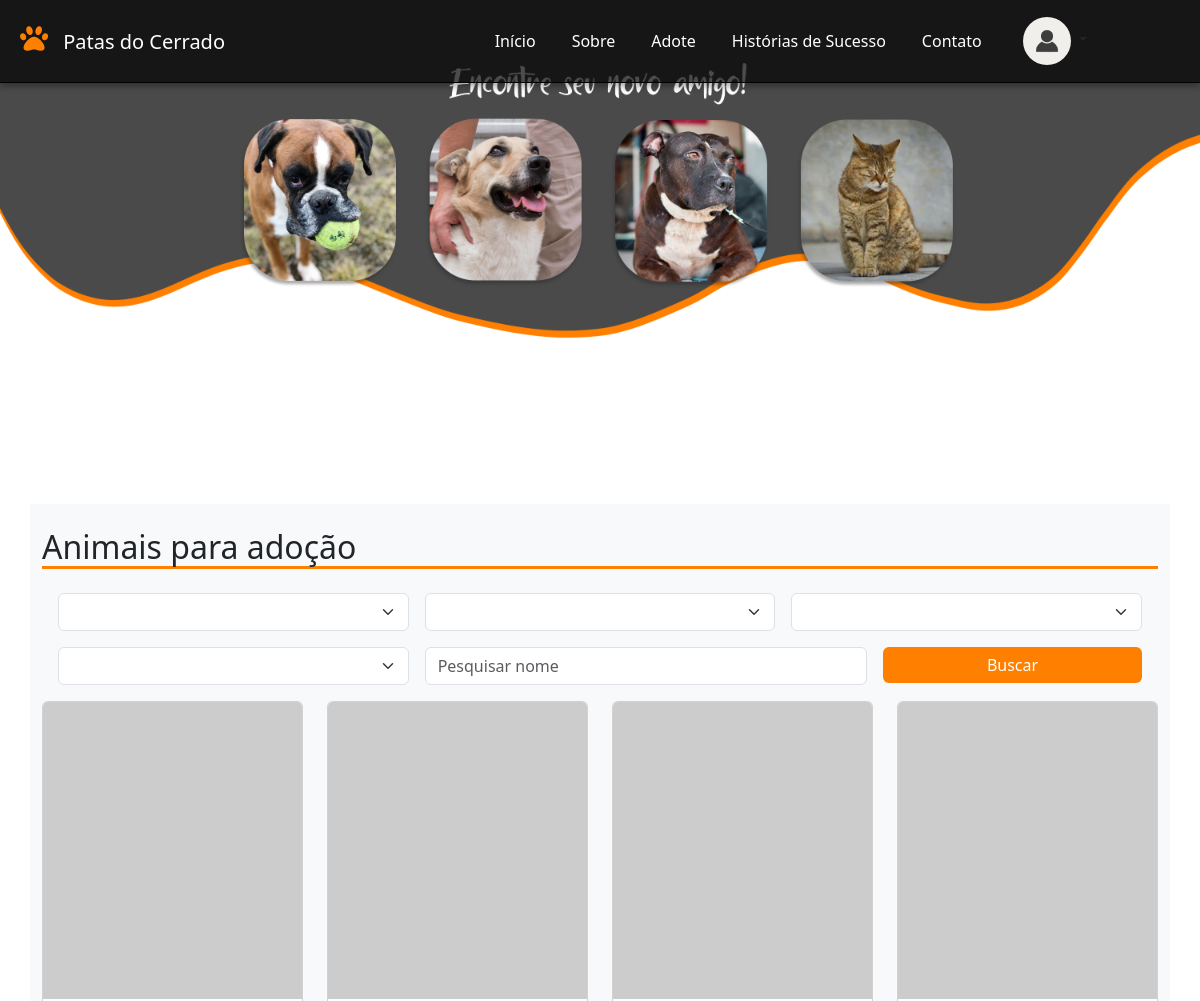
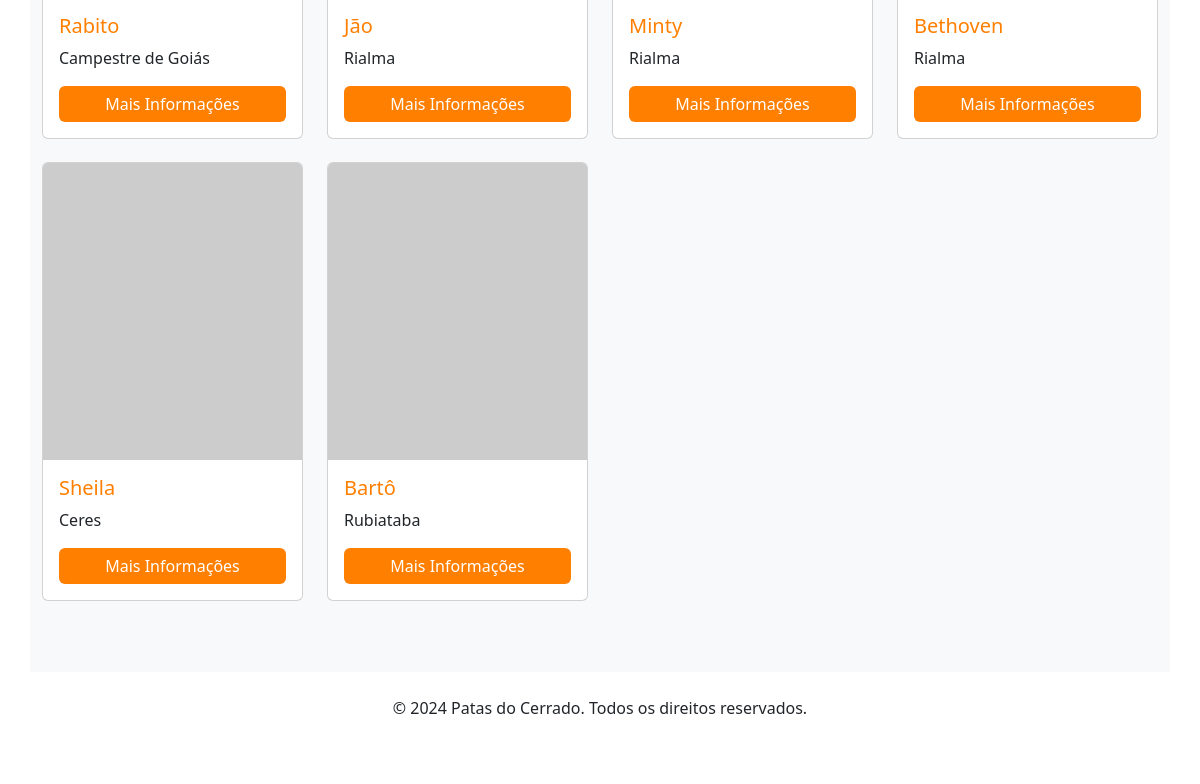
The page /AnimaisAdotar (signed in) on the database its author committed (2 pictures, top to bottom).
### tables this page shows
CREATE TABLE IF NOT EXISTS `animal` (
    `ID` INT NOT NULL AUTO_INCREMENT,
    `nome` VARCHAR(100) NOT NULL,
    `foto` BLOB NULL,
    `descricao` VARCHAR(200) NULL,
    `usuario_ID` INT NOT NULL,
    `cidade_ID` INT NOT NULL,
    `porte_ID` INT NOT NULL,
    `idade_ID` INT NOT NULL,
    `especie_ID` INT NOT NULL,
    `genero_ID` INT NOT NULL,
    `animalcol` VARCHAR(45) NULL,
    `statusAdocao_ID` INT NOT NULL,
    PRIMARY KEY (`ID`),
    CONSTRAINT `fk_animal_usuario1`
        FOREIGN KEY (`usuario_ID`)
        REFERENCES `usuario` (`ID`)
        ON DELETE NO ACTION
        ON UPDATE NO ACTION,
	CONSTRAINT `fk_animal_cidade`
        FOREIGN KEY (`cidade_ID`)
        REFERENCES `cidade` (`ID`)
        ON DELETE NO ACTION
        ON UPDATE NO ACTION,
    CONSTRAINT `fk_animal_porte1`
        FOREIGN KEY (`porte_ID`)
        REFERENCES `porte` (`ID`)
        ON DELETE NO ACTION
        ON UPDATE NO ACTION,
    CONSTRAINT `fk_animal_idade1`
        FOREIGN KEY (`idade_ID`)
        REFERENCES `idade` (`ID`)
        ON DELETE NO ACTION
        ON UPDATE NO ACTION,
    CONSTRAINT `fk_animal_especie1`
        FOREIGN KEY (`especie_ID`)
        REFERENCES `especie` (`ID`)
        ON DELETE NO ACTION
        ON UPDATE NO ACTION,
    CONSTRAINT `fk_animal_genero1`
        FOREIGN KEY (`genero_ID`)
        REFERENCES `genero` (`ID`)
        ON DELETE NO ACTION
        ON UPDATE NO ACTION,
    CONSTRAINT `fk_animal_statusAdoção1`
        FOREIGN KEY (`statusAdocao_ID`)
        REFERENCES `statusAdocao` (`ID`)
        ON DELETE NO ACTION
        ON UPDATE NO ACTION);

CREATE TABLE IF NOT EXISTS `cidade` (
	`ID` INT NOT NULL AUTO_INCREMENT,
	`nome` VARCHAR(100) NOT NULL,
	PRIMARY KEY (`ID`));

### Controller/AnimaisAdotar.php (called while the page is built, shortened)
<?php
    class AnimaisAdotar extends Controller{
        public function index(){
            $animais = new Animal();
            $form = new Formulario();
            $data['especies'] = $form->listarTabela('especie');
            $data['generos'] = $form->listarTabela('genero');
            $data['portes'] = $form->listarTabela('porte');
            $data['cidades'] = $form->listarTabela('cidade');
            $join = "cidade ON animal.cidade_ID = cidade.ID";
            $order = "animal.ID DESC";
            $fields = "animal.ID, animal.nome AS 'animalNome', cidade.nome AS 'cidadeNome'";
            $where['animal.statusAdocao_ID'] = "statusAdocao_ID = 1";
            $where = implode(" AND ", $where);
            $data['animais'] = $animais->select($join, $where, $order, null, $fields);
            $this->view('animaisadotar', $data);
        }
    }

### Core/App.php (called while the page is built, shortened)
<?php
    class App{
        private $method = "index";
        private function separarURL(){
            $URL = $_GET['url'] ?? 'home';
            $URL = explode("/", trim($URL, "/"));
            return $URL;
        }
        public function carregarController(){
            $URL = $this->separarURL();
            $controller = new $this->controller;
            call_user_func_array([$controller, $this->method], $URL);
        }
    }

### index.php (called while the page is built, shortened)
<?php
    $app = new App;
    $app->carregarController();

### Core/Database.php (called while the page is built, shortened)
<?php
    Trait Database{
        private $connection;
        private function connect(){
            try{
                $db = "mysql:hostname=".DB_host.";dbname=".DB_name;
                $this->connection = new PDO($db, DB_user, DB_password);
                $this->connection->setAttribute(PDO::ATTR_ERRMODE,PDO::ERRMODE_EXCEPTION);
              }catch(PDOException $e){
                die('ERROR: '.$e->getMessage());
              }
        }
        public function query($query, $data = []){
                $stm = $this->connection->prepare($query);
                $check = $stm->execute($data);
                if($check){
                    $result = $stm->fetchAll(PDO::FETCH_OBJ);
                    if(is_array($result) && count($result)){
                        return $result;
                    }
                }
                return [];
        }
    }

### Core/Model.php (called while the page is built, shortened)
<?php
    class Model{
        protected $table;
        public function select($join = null, $where = null, $order = null, $limit = null,$fields = '*'){
            @$join = strlen($join) ? 'INNER JOIN '.$join : '';
            @$where = strlen($where) ? 'WHERE '.$where : '';
            @$order = strlen($order) ? 'ORDER BY '.$order : '';
            @$limit = strlen($limit) ? 'LIMIT '.$limit : '';
            $query = 'SELECT '.$fields.' FROM '.$this->table.' '.$join.' '.$where.' '.$order.' '.$limit;
            return $this->query($query);
        }
    }

### View/animaisadotar.view.php (the view, shortened to what this page needs)
<!DOCTYPE html>
    <html lang="en">
        <head>
            <link href="assets/css/bootstrap/css/bootstrap.min.css" rel="stylesheet">
            <link href="https://cdnjs.cloudflare.com/ajax/libs/font-awesome/5.15.4/css/all.min.css" rel="stylesheet">
            <link href="assets/css/dropdown.css" rel="stylesheet">
        </head>
        <body>
            <?php
                if(!empty($_SESSION['USUARIO'])){
                    include ("View/header/navLogado.php");
                }else{
                    include ("View/header/nav.php");
                }
            ?>
            <div>
                <br><br><br><br><br><br><br><br><br><br><br><br><br><br><br><br><br><br><br><br><br>
            </div>
            <div class="container pt-4 pb-5 bg-light">
                <h2>
                    Animais para adoção
                </h2>
                <div class="container-fluid p-3">
                    <div class="row">
                        <form id="animaisAdotarForm" class="d-flex center" method="POST">
                            <div class="row g-3">
                                <div class="form-group col-4">
                                    <select class="form-select" id="especie_ID" name="especie_ID" form="animaisAdotarForm">
                                    </select>
                                </div>
                                <div class="form-group col-4">
                                    <select class="form-select" id="genero_ID" name="genero_ID" form="animaisAdotarForm">
                                    </select>
                                </div>
                                <div class="form-group col-4">
                                    <select class="form-select" id="porte_ID" name="porte_ID" form="animaisAdotarForm">
                                    </select>
                                </div>
                                <div class="form-group col-4">
                                    <select class="form-select" id="cidade_ID" name="cidade_ID" form="animaisAdotarForm">
                                    </select>
                                </div>
                                <div class="form-group col-5">
                                    <input form="animaisAdotarForm" class="form-control" name="pesquisa" id="pesquisa" type="search" value="" placeholder="Pesquisar nome" aria-label="Search">
                                </div>
                                <div class="col-3">
                                    <button class="btn btn-primary col-12" type="submit">Buscar</button>
                                </div>
                            </div>
                        </form>
                    </div>
                </div>
                <div class="row">
                    <?php
                        if(!empty($animais)){
                            foreach($animais as $x){
                            ?>
                                <div class="col-sm-12 col-md-6 col-lg-3">
                                    <div class="card" style="width: 100%">
                                        <img src="https://via.placeholder.com/400x300" class="card-img-top" alt="Pet 1">
                                        <div class="card-body">
                                            <h5 class="card-title">
                                                <?php
                                                    echo $x->animalNome;
                                                ?>
                                            </h5>
                                            <p class="card-text">
                                                <?php
                                                    echo $x->cidadeNome;
                                                ?>
                                            </p>
                                            <a href="adopt?pet=rex" class="btn btn-primary">Mais Informações</a>
                                        </div>
                                    </div>
                                </div>
                            <?php
                            }
                        }else{
                            ?>
                                <h4>Não há animais cadastrados</h4>
                            <?php
                        }
                    ?>
                </div>
            </div>
            <footer class="footer py-4 mt-auto">
                <div class="container text-center">
                    <p>&copy; 2024 Patas do Cerrado. Todos os direitos reservados.</p>
                    <div class="social-icons">
                        <a href="#" class="text-white mr-3"><i class="fab fa-facebook-f"></i></a>
                        <a href="#" class="text-white mr-3"><i class="fab fa-twitter"></i></a>
                        <a href="#" class="text-white"><i class="fab fa-instagram"></i></a>
                    </div>
                </div>
            </footer>
        </body>
    </html>

### View/animaisadotar.view.php (style rules this page uses)
body { background-image: url("assets/imagens/Fundo/fundoanimais.png"); background-repeat: no-repeat; background-size: contain; }
.card { display: flex; flex-direction: column; height: 95%; }
.card img { height: 20rem; object-fit: cover; }
.card-body { flex-grow: 1; display: flex; flex-direction: column; justify-content: space-between; }
.card-title { color: #ff7f00; }
.btn-primary { background-color: #ff7f00; border: none; transition: background-color 0.3s ease; }
h2 { border-bottom: solid; border-color: #ff7f00; }

### rows shown on the page
animal: nome "Rabito", cidade_ID.nome "Campestre de Goiás"
animal: nome "Jão", cidade_ID.nome "Rialma"
animal: nome "Minty", cidade_ID.nome "Rialma"
animal: nome "Bethoven", cidade_ID.nome "Rialma"
animal: nome "Sheila", cidade_ID.nome "Ceres"
animal: nome "Bartô", cidade_ID.nome "Rubiataba"
